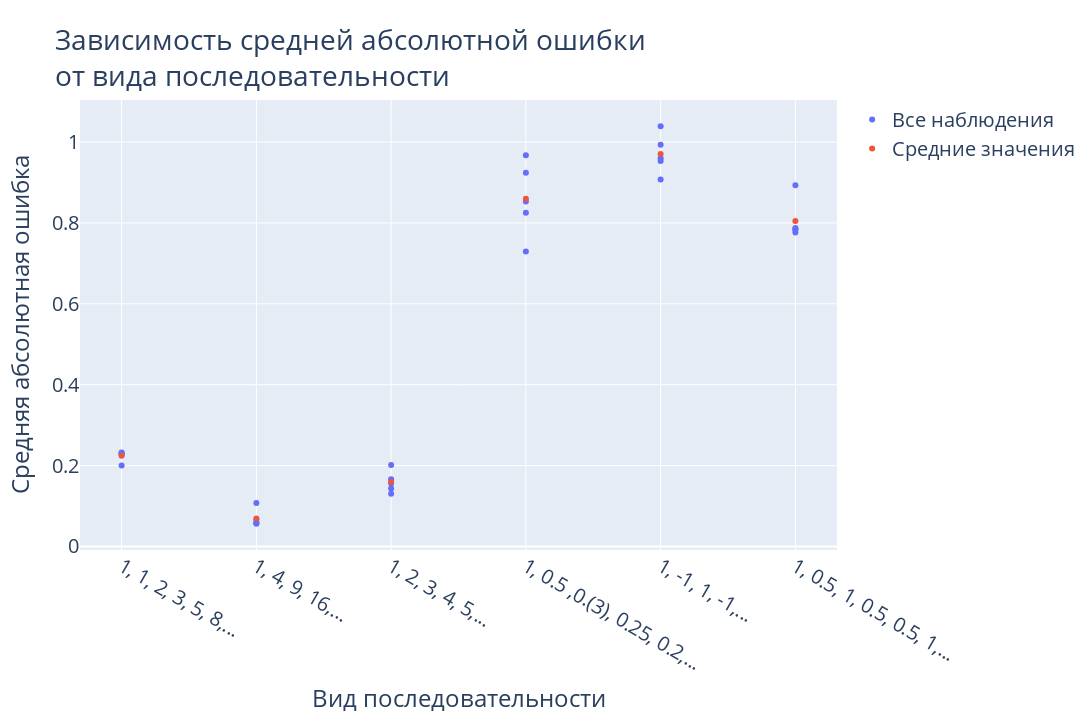

Notebook cell for this chart:
### Code cell
# Построение графика
fig = go.Figure()
fig.add_trace(
    go.Scatter(x=all_sequences, y=all_mapes, name="Все наблюдения", mode="markers")
)
fig.add_trace(
    go.Scatter(x=list(sequence_generators.keys()), y=mapes_mean, name="Средние значения", mode="markers")
)
fig.update_layout(
    title="Зависимость средней абсолютной ошибки<br>от вида последовательности",
    font=dict(size=20),
    xaxis=dict(title="Вид последовательности"),
    yaxis=dict(title="Средняя абсолютная ошибка"),
    width=1280,
    height=720
)
fig.show()

### Figure 1 — Plotly figure (JSON) as saved in the notebook; plotly's stock layout.template omitted (floating-point values rounded to 4 significant figures)
{"data": [{"mode": "markers", "name": "Все наблюдения", "type": "scatter", "x": ["1, 1, 2, 3, 5, 8,...", "1, 1, 2, 3, 5, 8,...", "1, 1, 2, 3, 5, 8,...", "1, 1, 2, 3, 5, 8,...", "1, 1, 2, 3, 5, 8,...", "1, 4, 9, 16,...", "1, 4, 9, 16,...", "1, 4, 9, 16,...", "1, 4, 9, 16,...", "1, 4, 9, 16,...", "1, 2, 3, 4, 5,...", "1, 2, 3, 4, 5,...", "1, 2, 3, 4, 5,...", "1, 2, 3, 4, 5,...", "1, 2, 3, 4, 5,...", "1, 0.5 ,0.(3), 0.25, 0.2,...", "1, 0.5 ,0.(3), 0.25, 0.2,...", "1, 0.5 ,0.(3), 0.25, 0.2,...", "1, 0.5 ,0.(3), 0.25, 0.2,...", "1, 0.5 ,0.(3), 0.25, 0.2,...", "1, -1, 1, -1,...", "1, -1, 1, -1,...", "1, -1, 1, -1,...", "1, -1, 1, -1,...", "1, -1, 1, -1,...", "1, 0.5, 1, 0.5, 0.5, 1,...", "1, 0.5, 1, 0.5, 0.5, 1,...", "1, 0.5, 1, 0.5, 0.5, 1,...", "1, 0.5, 1, 0.5, 0.5, 1,...", "1, 0.5, 1, 0.5, 0.5, 1,..."], "y": [0.2326, 0.2271, 0.2003, 0.2288, 0.2314, 0.05787, 0.05866, 0.05623, 0.06581, 0.1073, 0.1556, 0.1431, 0.1664, 0.1307, 0.2015, 0.967, 0.853, 0.9241, 0.7292, 0.8254, 1.039, 0.993, 0.9531, 0.96, 0.9071, 0.7763, 0.8931, 0.7875, 0.7832, 0.7836]}, {"mode": "markers", "name": "Средние значения", "type": "scatter", "x": ["1, 1, 2, 3, 5, 8,...", "1, 4, 9, 16,...", "1, 2, 3, 4, 5,...", "1, 0.5 ,0.(3), 0.25, 0.2,...", "1, -1, 1, -1,...", "1, 0.5, 1, 0.5, 0.5, 1,..."], "y": [0.224, 0.06917, 0.1595, 0.8597, 0.9704, 0.8047]}], "layout": {"font": {"size": 20}, "height": 720, "title": {"text": "Зависимость средней абсолютной ошибки<br>от вида последовательности"}, "width": 1280, "xaxis": {"title": {"text": "Вид последовательности"}}, "yaxis": {"title": {"text": "Средняя абсолютная ошибка"}}}}
